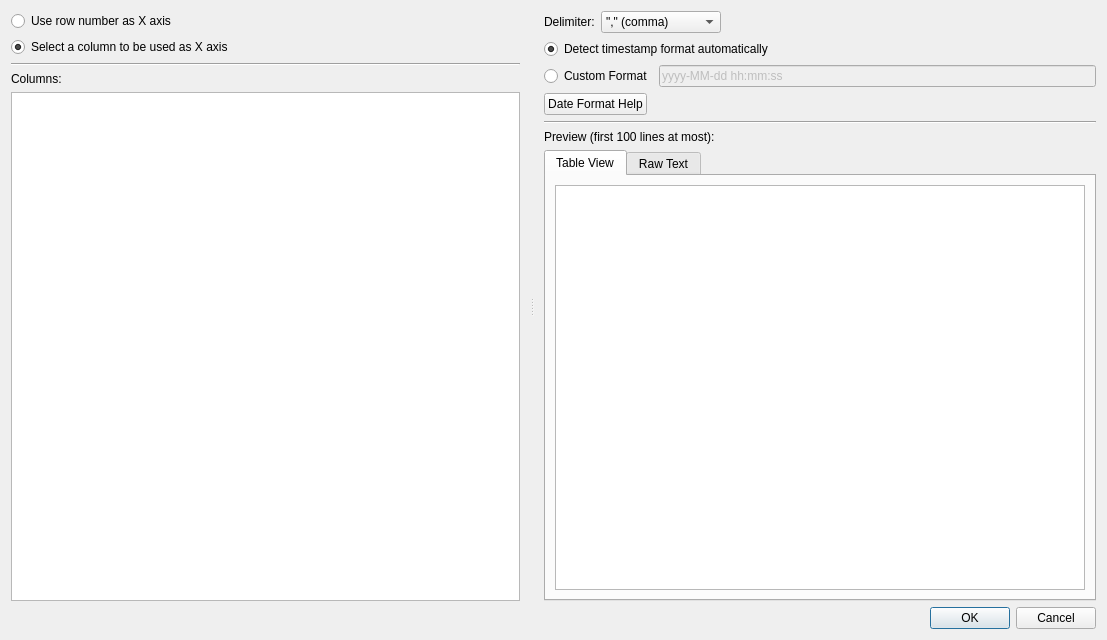
<?xml version="1.0" encoding="UTF-8"?>
<ui version="4.0">
 <class>DialogCSV</class>
 <widget class="QDialog" name="DialogCSV">
  <property name="geometry">
   <rect>
    <x>0</x>
    <y>0</y>
    <width>1107</width>
    <height>640</height>
   </rect>
  </property>
  <property name="windowTitle">
   <string>CSV Loader</string>
  </property>
  <layout class="QVBoxLayout" name="verticalLayout_3">
   <item>
    <widget class="QSplitter" name="splitter">
     <property name="orientation">
      <enum>Qt::Horizontal</enum>
     </property>
     <widget class="QWidget" name="layoutWidget">
      <layout class="QVBoxLayout" name="verticalLayout">
       <property name="rightMargin">
        <number>10</number>
       </property>
       <item>
        <widget class="QRadioButton" name="radioButtonIndex">
         <property name="text">
          <string>Use row number as X axis</string>
         </property>
        </widget>
       </item>
       <item>
        <widget class="QRadioButton" name="radioButtonSelect">
         <property name="text">
          <string>Select a column to be used as X axis</string>
         </property>
         <property name="checked">
          <bool>true</bool>
         </property>
        </widget>
       </item>
       <item>
        <widget class="Line" name="line">
         <property name="orientation">
          <enum>Qt::Horizontal</enum>
         </property>
        </widget>
       </item>
       <item>
        <widget class="QLabel" name="label_3">
         <property name="text">
          <string>Columns:</string>
         </property>
        </widget>
       </item>
       <item>
        <widget class="QListWidget" name="listWidgetSeries"/>
       </item>
      </layout>
     </widget>
     <widget class="QWidget" name="layoutWidget">
      <layout class="QVBoxLayout" name="verticalLayout_2">
       <property name="leftMargin">
        <number>10</number>
       </property>
       <item>
        <layout class="QHBoxLayout" name="horizontalLayout">
         <item>
          <widget class="QLabel" name="label">
           <property name="text">
            <string>Delimiter:</string>
           </property>
          </widget>
         </item>
         <item>
          <widget class="QComboBox" name="comboBox">
           <property name="minimumSize">
            <size>
             <width>120</width>
             <height>0</height>
            </size>
           </property>
           <item>
            <property name="text">
             <string>&quot;,&quot; (comma)</string>
            </property>
           </item>
           <item>
            <property name="text">
             <string>&quot;;&quot; (semicolon)</string>
            </property>
           </item>
           <item>
            <property name="text">
             <string>&quot; &quot; (space)</string>
            </property>
           </item>
           <item>
            <property name="text">
             <string>&quot;\t&quot; (tab)</string>
            </property>
           </item>
          </widget>
         </item>
         <item>
          <spacer name="horizontalSpacer">
           <property name="orientation">
            <enum>Qt::Horizontal</enum>
           </property>
           <property name="sizeHint" stdset="0">
            <size>
             <width>40</width>
             <height>20</height>
            </size>
           </property>
          </spacer>
         </item>
        </layout>
       </item>
       <item>
        <widget class="QRadioButton" name="radioAutoTime">
         <property name="text">
          <string>Detect timestamp format automatically</string>
         </property>
         <property name="checked">
          <bool>true</bool>
         </property>
        </widget>
       </item>
       <item>
        <layout class="QHBoxLayout" name="horizontalLayout_2">
         <property name="topMargin">
          <number>0</number>
         </property>
         <item>
          <widget class="QRadioButton" name="radioCustomTime">
           <property name="text">
            <string>Custom Format</string>
           </property>
          </widget>
         </item>
         <item>
          <widget class="QLineEdit" name="lineEditDateFormat">
           <property name="enabled">
            <bool>false</bool>
           </property>
           <property name="text">
            <string>yyyy-MM-dd hh:mm:ss</string>
           </property>
           <property name="placeholderText">
            <string>yyyy-MM-dd hh:mm:ss</string>
           </property>
          </widget>
         </item>
        </layout>
       </item>
       <item>
        <layout class="QHBoxLayout" name="horizontalLayout_3">
         <item>
          <widget class="QPushButton" name="dateTimeHelpButton">
           <property name="maximumSize">
            <size>
             <width>16777215</width>
             <height>16777215</height>
            </size>
           </property>
           <property name="text">
            <string>Date Format Help</string>
           </property>
          </widget>
         </item>
         <item>
          <spacer name="horizontalSpacer_2">
           <property name="orientation">
            <enum>Qt::Horizontal</enum>
           </property>
           <property name="sizeHint" stdset="0">
            <size>
             <width>40</width>
             <height>20</height>
            </size>
           </property>
          </spacer>
         </item>
        </layout>
       </item>
       <item>
        <widget class="Line" name="line_2">
         <property name="orientation">
          <enum>Qt::Horizontal</enum>
         </property>
        </widget>
       </item>
       <item>
        <widget class="QLabel" name="label_2">
         <property name="text">
          <string>Preview (first 100 lines at most):</string>
         </property>
        </widget>
       </item>
       <item>
        <widget class="QTabWidget" name="tabWidget">
         <property name="currentIndex">
          <number>0</number>
         </property>
         <widget class="QWidget" name="tab_4">
          <attribute name="title">
           <string>Table View</string>
          </attribute>
          <layout class="QVBoxLayout" name="verticalLayout_7">
           <item>
            <widget class="QTableView" name="tableView">
             <property name="sizePolicy">
              <sizepolicy hsizetype="Expanding" vsizetype="Expanding">
               <horstretch>1</horstretch>
               <verstretch>1</verstretch>
              </sizepolicy>
             </property>
             <property name="layoutDirection">
              <enum>Qt::LeftToRight</enum>
             </property>
             <property name="editTriggers">
              <set>QAbstractItemView::NoEditTriggers</set>
             </property>
             <property name="showDropIndicator" stdset="0">
              <bool>false</bool>
             </property>
             <property name="dragDropOverwriteMode">
              <bool>false</bool>
             </property>
             <property name="wordWrap">
              <bool>true</bool>
             </property>
             <attribute name="verticalHeaderStretchLastSection">
              <bool>false</bool>
             </attribute>
            </widget>
           </item>
          </layout>
         </widget>
         <widget class="QWidget" name="tab_3">
          <attribute name="title">
           <string>Raw Text</string>
          </attribute>
          <layout class="QVBoxLayout" name="verticalLayout_9">
           <item>
            <widget class="QCodeEditor" name="rawText">
             <property name="sizePolicy">
              <sizepolicy hsizetype="Preferred" vsizetype="Preferred">
               <horstretch>1</horstretch>
               <verstretch>1</verstretch>
              </sizepolicy>
             </property>
             <property name="lineWrapMode">
              <enum>QTextEdit::NoWrap</enum>
             </property>
             <property name="readOnly">
              <bool>true</bool>
             </property>
            </widget>
           </item>
          </layout>
         </widget>
        </widget>
       </item>
      </layout>
     </widget>
    </widget>
   </item>
   <item>
    <widget class="QDialogButtonBox" name="buttonBox">
     <property name="enabled">
      <bool>true</bool>
     </property>
     <property name="orientation">
      <enum>Qt::Horizontal</enum>
     </property>
     <property name="standardButtons">
      <set>QDialogButtonBox::Cancel|QDialogButtonBox::Ok</set>
     </property>
    </widget>
   </item>
  </layout>
 </widget>
 <customwidgets>
  <customwidget>
   <class>QCodeEditor</class>
   <extends>QTextEdit</extends>
   <header location="global">QCodeEditor</header>
  </customwidget>
 </customwidgets>
 <resources/>
 <connections>
  <connection>
   <sender>buttonBox</sender>
   <signal>accepted()</signal>
   <receiver>DialogCSV</receiver>
   <slot>accept()</slot>
   <hints>
    <hint type="sourcelabel">
     <x>248</x>
     <y>254</y>
    </hint>
    <hint type="destinationlabel">
     <x>157</x>
     <y>274</y>
    </hint>
   </hints>
  </connection>
  <connection>
   <sender>buttonBox</sender>
   <signal>rejected()</signal>
   <receiver>DialogCSV</receiver>
   <slot>reject()</slot>
   <hints>
    <hint type="sourcelabel">
     <x>316</x>
     <y>260</y>
    </hint>
    <hint type="destinationlabel">
     <x>286</x>
     <y>274</y>
    </hint>
   </hints>
  </connection>
 </connections>
</ui>
